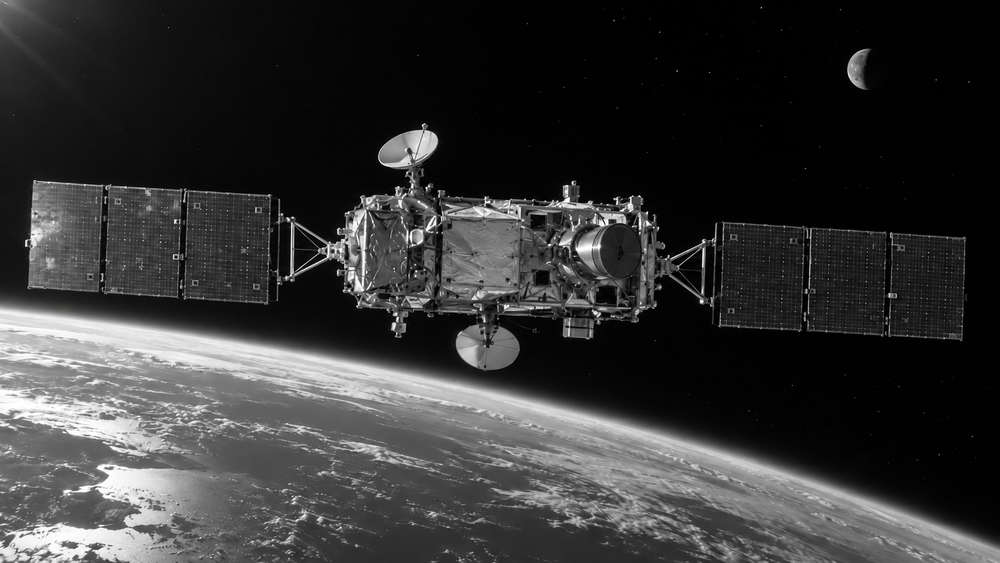
//> input picture img/one.png, 1000 x 563 px, shrunk from 1672 x 941 before the run
$ ./remap_cli ../../img/one.png out.png   (built with g++ and OpenCV 4)
//> lines starting //> are read from the running program, lines starting //| are printed output that depends on the picture
#include <iostream>
#include <string>
#include <filesystem>
#include <opencv2/core.hpp>
#include <opencv2/imgcodecs.hpp>
#include <opencv2/imgproc.hpp>
#include "cli_args.hpp"

namespace fs = std::filesystem;

namespace {

int parseInterpolation(const std::string& mode) {
    if (mode == "linear" || mode == "1" || mode.empty()) return cv::INTER_LINEAR;
    if (mode == "nearest" || mode == "0") return cv::INTER_NEAREST;
    if (mode == "cubic" || mode == "2") return cv::INTER_CUBIC;
    if (mode == "lanczos4" || mode == "4") return cv::INTER_LANCZOS4;
    return -1;
}

int parseBorderMode(const std::string& mode) {
//> further down, image is the input picture: 563 rows x 1000 cols, CV_8UC3; mean B, G, R 52.9, 53.1, 53.2
    if (mode == "constant" || mode == "0" || mode.empty()) return cv::BORDER_CONSTANT;
    if (mode == "replicate" || mode == "1") return cv::BORDER_REPLICATE;
    if (mode == "reflect" || mode == "2") return cv::BORDER_REFLECT;
    if (mode == "reflect101" || mode == "4") return cv::BORDER_REFLECT_101;
    if (mode == "wrap" || mode == "3") return cv::BORDER_WRAP;
    return -1;
}

void generatePresetMap(const std::string& preset, const cv::Size& size, cv::Mat& mapX, cv::Mat& mapY) {
//> called with preset = "identity", size = Size(1000, 563)
    mapX.create(size, CV_32FC1);
    mapY.create(size, CV_32FC1);

    for (int y = 0; y < size.height; ++y) {
        for (int x = 0; x < size.width; ++x) {
            if (preset == "flip_h") {
                mapX.at<float>(y, x) = static_cast<float>(size.width - 1 - x);
                mapY.at<float>(y, x) = static_cast<float>(y);
            } else if (preset == "flip_v") {
                mapX.at<float>(y, x) = static_cast<float>(x);
                mapY.at<float>(y, x) = static_cast<float>(size.height - 1 - y);
            } else if (preset == "flip_hv") {
                mapX.at<float>(y, x) = static_cast<float>(size.width - 1 - x);
                mapY.at<float>(y, x) = static_cast<float>(size.height - 1 - y);
            } else {
                // Identity mapping (default)
                mapX.at<float>(y, x) = static_cast<float>(x);
                mapY.at<float>(y, x) = static_cast<float>(y);
            }
        }
    }
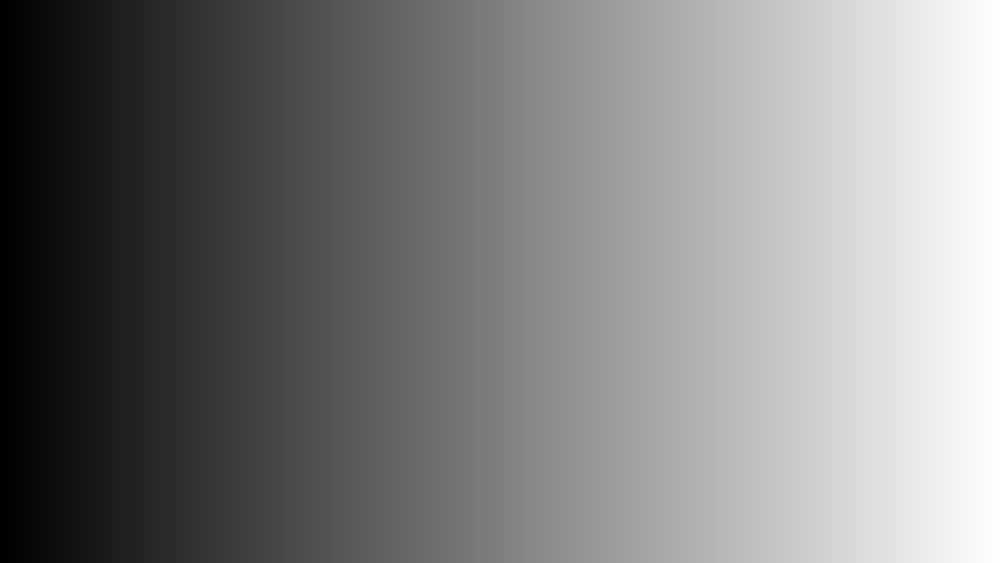
//> mapX: 563 rows x 1000 cols, CV_32FC1; min 0, max 999, mean 499.5; drawn with min black and max white
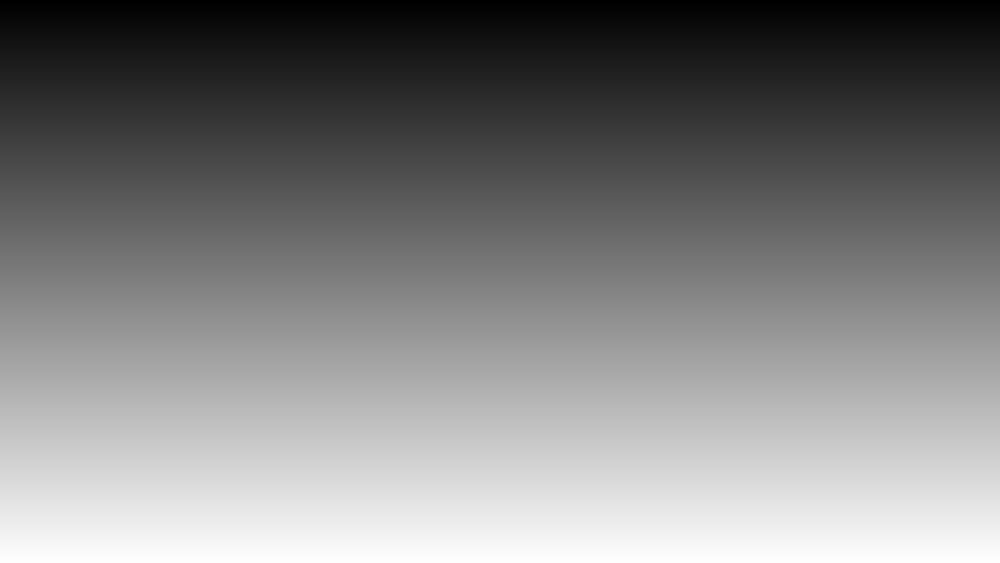
//> mapY: 563 rows x 1000 cols, CV_32FC1; min 0, max 562, mean 281; drawn with min black and max white
}

bool tryLoadFileStorage(const std::string& path, cv::Mat& outX, cv::Mat& outY) {
    try {
        cv::FileStorage fs(path, cv::FileStorage::READ);
        if (!fs.isOpened()) return false;

        auto extract = [&fs](const std::vector<std::string>& keys, cv::Mat& mat) {
            for (const auto& k : keys) {
                if (!fs[k].empty()) {
                    fs[k] >> mat;
                    if (!mat.empty()) return true;
                }
            }
            return false;
        };

        if (outX.empty()) extract({"map_x", "map1", "mx", "x"}, outX);
        if (outY.empty()) extract({"map_y", "map2", "my", "y"}, outY);

        return !outX.empty();
    } catch (...) {
        return false;
    }
}

} // namespace

int main(int argc, char* argv[]) {
    if (argc < 3) {
        std::cerr << "Usage: remap_cli <input_image> <output_image> [map_x] [map_y] [interpolation] [border_mode]\n";
        return 1;
    }

    const std::string input_path = argv[1];
    const std::string output_path = argv[2];
    const std::string map_x_arg = argc > 3 ? argv[3] : "identity";
    const std::string map_y_arg = argc > 4 ? argv[4] : "";
    const std::string interp_arg = argc > 5 ? argv[5] : "linear";
    const std::string border_arg = argc > 6 ? argv[6] : "constant";

    const int interp = parseInterpolation(interp_arg);
    if (interp < 0) {
        std::cerr << "Invalid interpolation mode: " << interp_arg << " (expected linear, nearest, cubic, lanczos4)\n";
        return 1;
    }

    const int border = parseBorderMode(border_arg);
    if (border < 0) {
        std::cerr << "Invalid border mode: " << border_arg << " (expected constant, replicate, reflect, reflect101, wrap)\n";
        return 1;
    }

    const cv::Mat image = cv::imread(input_path, cv::IMREAD_UNCHANGED);
    if (image.empty()) {
        std::cerr << "Failed to load input image: " << input_path << "\n";
        return 2;
    }

    cv::Mat mapX;
    cv::Mat mapY;

    if (map_x_arg.empty() || map_x_arg == "identity" || map_x_arg == "flip_h" ||
        map_x_arg == "flip_v" || map_x_arg == "flip_hv") {
        generatePresetMap(map_x_arg, image.size(), mapX, mapY);
    } else {
        if (!fs::exists(map_x_arg)) {
            std::cerr << "Map X file not found: " << map_x_arg << "\n";
            return 2;
        }

        // Try FileStorage first (.xml / .yml / .yaml)
        tryLoadFileStorage(map_x_arg, mapX, mapY);

        // If not loaded from XML/YAML, try loading as an image (EXR, TIFF, PNG)
        if (mapX.empty()) {
            mapX = cv::imread(map_x_arg, cv::IMREAD_UNCHANGED);
        }

        if (mapX.empty()) {
            std::cerr << "Failed to parse or load Map X from " << map_x_arg << "\n";
            return 2;
        }

        // If mapY was not present in mapX file, try loading from map_y_arg
        if (mapY.empty() && !map_y_arg.empty() && map_y_arg != "none") {
            if (!fs::exists(map_y_arg)) {
                std::cerr << "Map Y file not found: " << map_y_arg << "\n";
                return 2;
            }
            tryLoadFileStorage(map_y_arg, mapX, mapY);
            if (mapY.empty()) {
                mapY = cv::imread(map_y_arg, cv::IMREAD_UNCHANGED);
            }
            if (mapY.empty()) {
                std::cerr << "Failed to parse or load Map Y from " << map_y_arg << "\n";
                return 2;
            }
        }

        // If mapX is single-channel, mapY must be provided
        if (mapX.channels() == 1 && mapY.empty()) {
            std::cerr << "Map X is single-channel but Map Y was not found in " << map_x_arg
                      << " or " << map_y_arg << "\n";
            return 2;
        }
    }

    cv::Mat output;
    cv::remap(image, output, mapX, mapY, interp, border, cv::Scalar(0, 0, 0));

    if (!cv::imwrite(output_path, output)) {
        std::cerr << "Failed to write output image: " << output_path << "\n";
        return 3;
    }

    std::cout << output_path << "\n";
    return 0;
}
